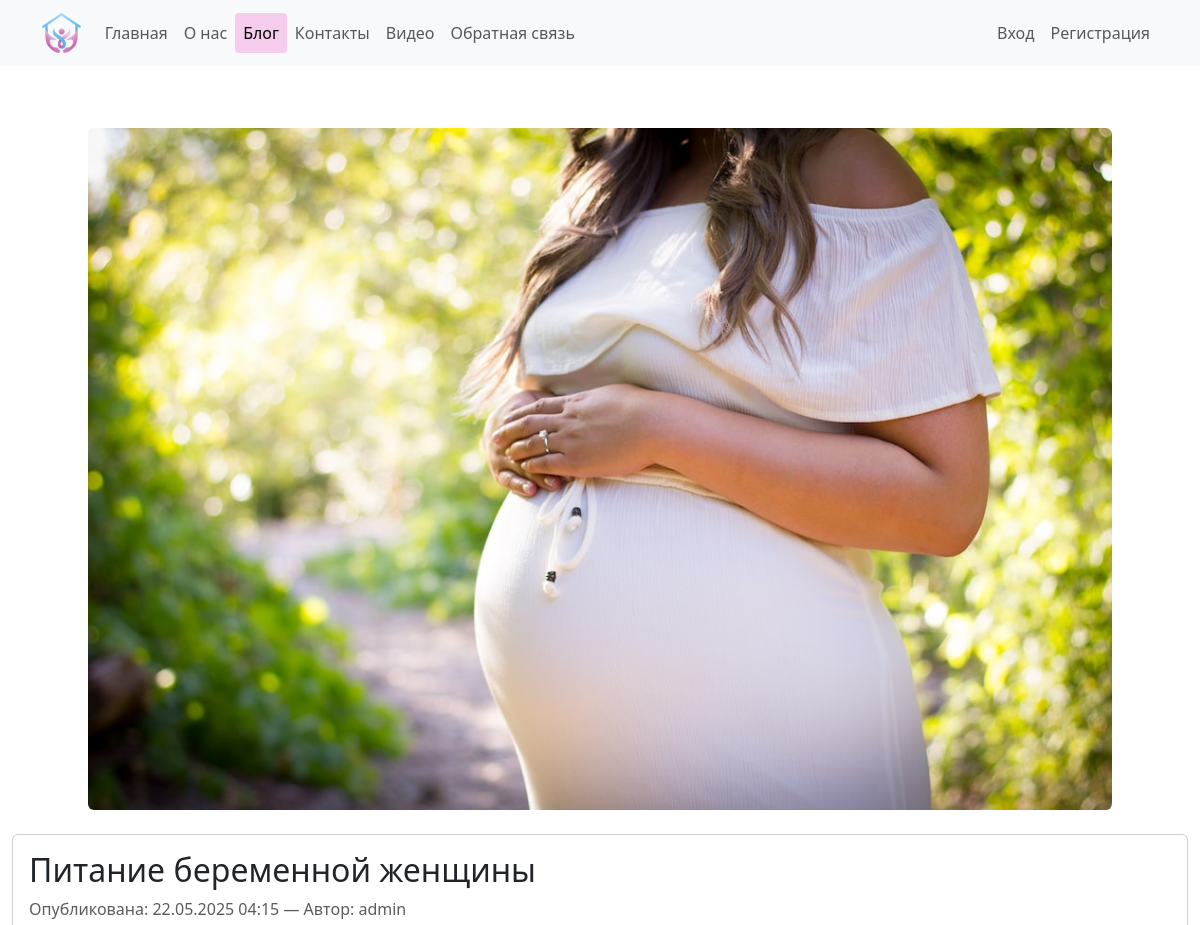
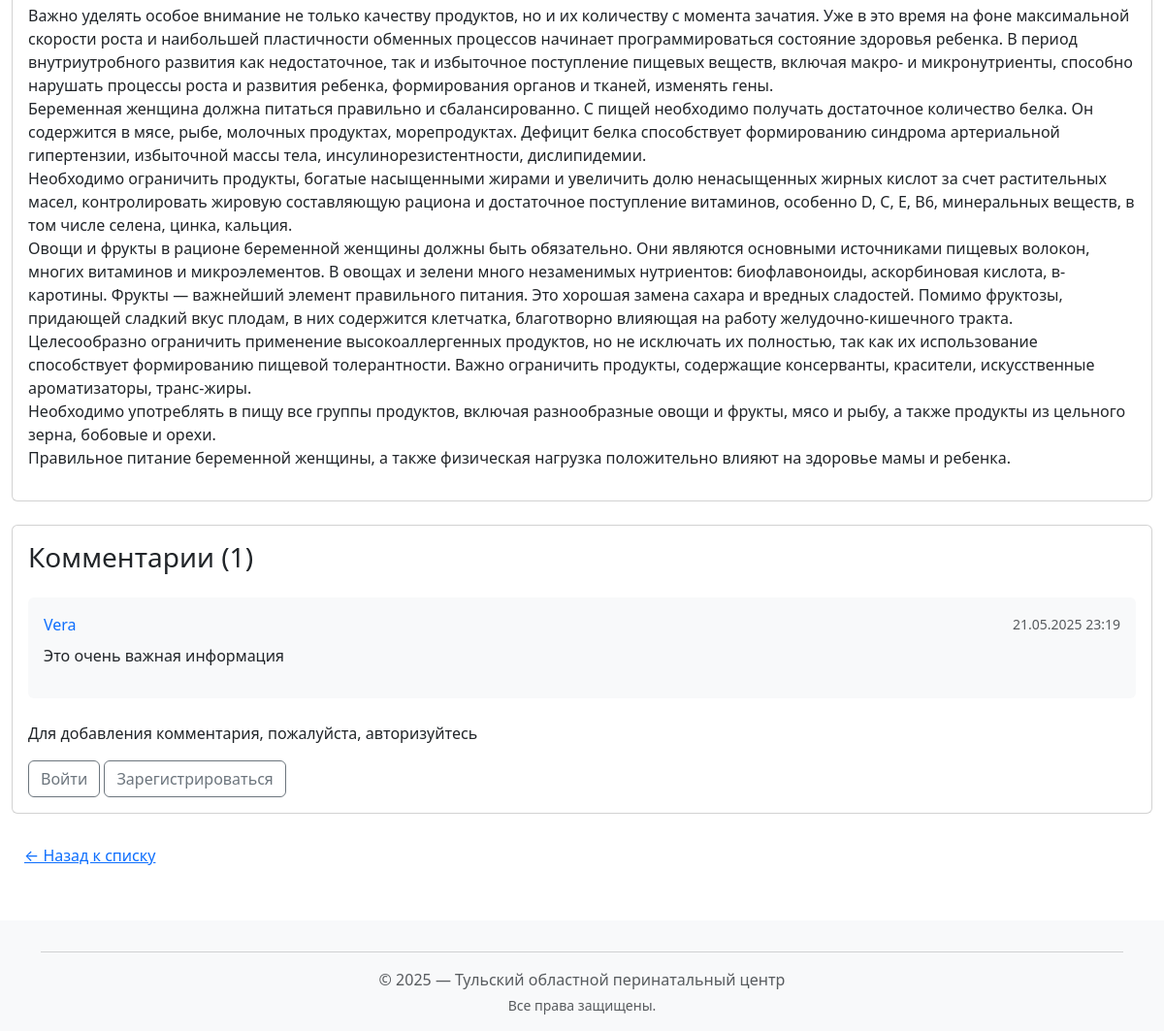
/blog/5/, run on the app's committed database (2 pictures, top to bottom).
### app/models.py (models this page shows, shortened)
class Blog(models.Model):
    title   = models.CharField('Заголовок', max_length=200)
    summary = models.TextField('Краткое содержание', max_length=500)
    image   = models.ImageField(
        'Изображение',
        upload_to='blog_images/',
        blank=True,
        null=True
    )
    content = models.TextField('Полное содержание')
    posted  = models.DateTimeField('Опубликована', default=datetime.now, db_index=True)
    author  = models.ForeignKey(
        User,
        null=True,
        blank=True,
        on_delete=models.SET_NULL,
        verbose_name="Автор"
    )
    class Meta:
        verbose_name = 'Статья блога'
        verbose_name_plural = 'Статьи блога'
        ordering = ['-posted']

class Comment(models.Model):
    content = models.TextField('Текст комментария')
    created = models.DateTimeField('Дата комментария', auto_now_add=True, db_index=True)
    author  = models.ForeignKey(
        User,
        on_delete=models.CASCADE,
        verbose_name='Автор комментария'
    )
    post    = models.ForeignKey(
        Blog,
        on_delete=models.CASCADE,
        related_name='comments',
        verbose_name='Статья'
    )
    class Meta:
        verbose_name = 'Комментарий'
        verbose_name_plural = 'Комментарии'
        ordering = ['-created']

### app/views.py (the view)
# urls.py: path('blog/<int:pk>/', views.blog_detail,  name='blog_detail'),
def blog_detail(request, pk):
    post = get_object_or_404(Blog, pk=pk)
    if request.method == 'POST':
        if not request.user.is_authenticated:
            return redirect(f"{reverse('app:login')}?next={request.path}")
        comment_form = CommentForm(request.POST)
        if comment_form.is_valid():
            comment = comment_form.save(commit=False)
            comment.author = request.user
            comment.post = post
            comment.save()
            return redirect(post.get_absolute_url())
    else:
        comment_form = CommentForm()
    comments = post.comments.all()
    return render(request, 'app/blog_detail.html', {
        'title': post.title,
        'post':  post,
        'year':  datetime.now().year,
        'comment_form': comment_form,
        'comments': comments,
    })

### app/templates/app/blog_detail.html (shortened to what this page needs)
﻿{% extends 'app/layout.html' %}
{% block content %}
<article class="mt-4">
    {% if post.image %}
    <div class="mb-4 text-center">
        <img src="{{ post.image.url }}" alt="{{ post.title }}" class="img-fluid rounded">
    </div>
    {% endif %}
    <div class="card mb-4">
        <div class="card-body">
            <h2 class="card-title">{{ post.title }}</h2>
            <p class="text-muted mb-2">
                Опубликована: {{ post.posted|date:"d.m.Y H:i" }}
                {% if post.author %}
                — Автор: {{ post.author.get_full_name|default:post.author.username }}
                {% endif %}
            </p>
            <div class="card-text">
                {{ post.content|linebreaks }}
            </div>
        </div>
    </div>
    <div class="card mb-4">
        <div class="card-body">
            <h3 class="mb-4">Комментарии ({{ comments.count }})</h3>
            {% for comment in comments %}
            <div class="bg-light p-3 rounded mb-3">
                <div class="d-flex justify-content-between align-items-center">
                    <span class="font-weight-bold text-primary">
                        {{ comment.author.get_full_name|default:comment.author.username }}
                    </span>
                    <small class="text-muted">
                        {{ comment.created|date:"d.m.Y H:i" }}
                    </small>
                </div>
                <p class="mt-2 mb-0">{{ comment.content|linebreaks }}</p>
            </div>
            {% empty %}
            <p>Комментариев пока нет.</p>
            {% endfor %}
            {% if user.is_authenticated %}
            <div class="mt-4">
                <h4>Оставить комментарий</h4>
                <form method="post">
                    {% csrf_token %}
                    {{ comment_form.non_field_errors }}
                    <div class="form-group">
                        {{ comment_form.content.errors }}
                        {{ comment_form.content }}
                    </div>
                    <button type="submit" class="btn btn-success mt-2">Отправить</button>
                </form>
            </div>
            {% else %}
            <div class="mt-4">
                <p>Для добавления комментария, пожалуйста, авторизуйтесь</p>
                <a href="{% url 'app:login' %}?next={{ request.path }}" class="btn btn-outline-secondary mr-2">Войти</a>
                <a href="{% url 'app:registration' %}" class="btn btn-outline-secondary">Зарегистрироваться</a>
            </div>
            {% endif %}
        </div>
    </div>
    <a href="{% url 'app:blog_list' %}" class="btn btn-link">← Назад к списку</a>
</article>
{% endblock %}

### data on the page
Blog: image (picture), title "Питание беременной женщины", posted "22.05.2025 04:15", author.get_full_name "admin", content "Важно уделять особое внимание не только качеству продуктов, но и их количеству с момента зачатия. Уже в это время на фоне максимальной скорости роста и наибольшей пластичности обменных процессов начинает программироваться состояние здоровья ребенка. В период внутриутробного развития как недостаточное, так и избыточное поступление пищевых веществ, включая макро- и микронутриенты, способно нарушать процессы роста и развития ребенка, формирования органов и тканей, изменять гены. Беременная женщина должна питаться правильно и сбалансированно. С пищей необходимо получать достаточное количество белка. Он содержится в мясе, рыбе, молочных продуктах, морепродуктах. Дефицит белка способствует…", count "1"
Comment: author.get_full_name "Vera", created "21.05.2025 23:19", content "Это очень важная информация"
